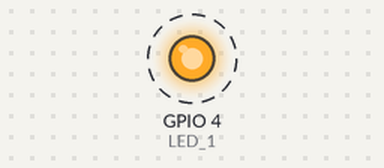
The program below on a simulated Raspberry Pi (BCM pin numbers). Parts: output pins drawn as LEDs (lit = HIGH). Dashed ring = blinking. What the program prints to the terminal is not drawn.

Above: at 0.2 s.
Timing chart, 0 to 3.0 s (numbered marks = the images above):
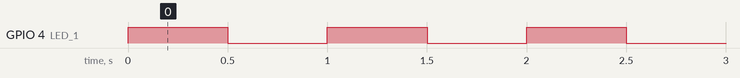

Measured:
- by itself, GPIO 4 (LED_1): alternates HIGH for 0.50 s and LOW for 0.50 s

The program:

ex1.py
```python
import RPi.GPIO as GPIO # 라즈베리파이의 GPIO 사용하게 해주는 모듈
from time import sleep # 시간과 관련된 모듈

LED_1 = 4 # 핀 번호 입력

def main():
    GPIO.setmode(GPIO.BCM) # GPIO의 사용할 핀모드 설정 (BCM모드 : GPIO의 핀넘버로 핀을 셋팅)
    GPIO.setwarnings(False)
    GPIO.setup(LED_1, GPIO.OUT, initial = False) # 지정한 핀번호의 입출력모드 지정, 초기화
    print("main() program running...")

    try :
        while True:
            GPIO.output(LED_1, GPIO.HIGH) # true, 1, GPIO.HIGH : 켜진 상태
            sleep(0.5) # 딜레이
            GPIO.output(LED_1, GPIO.LOW) # false, 0, GPIO.LOW : 꺼진 상태
            sleep(0.5) # 딜레이

    except KeyboardInterrupt:
        GPIO.cleanup() # GPIO 핀 초기화

if __name__ == '__main__':
    main()
```
